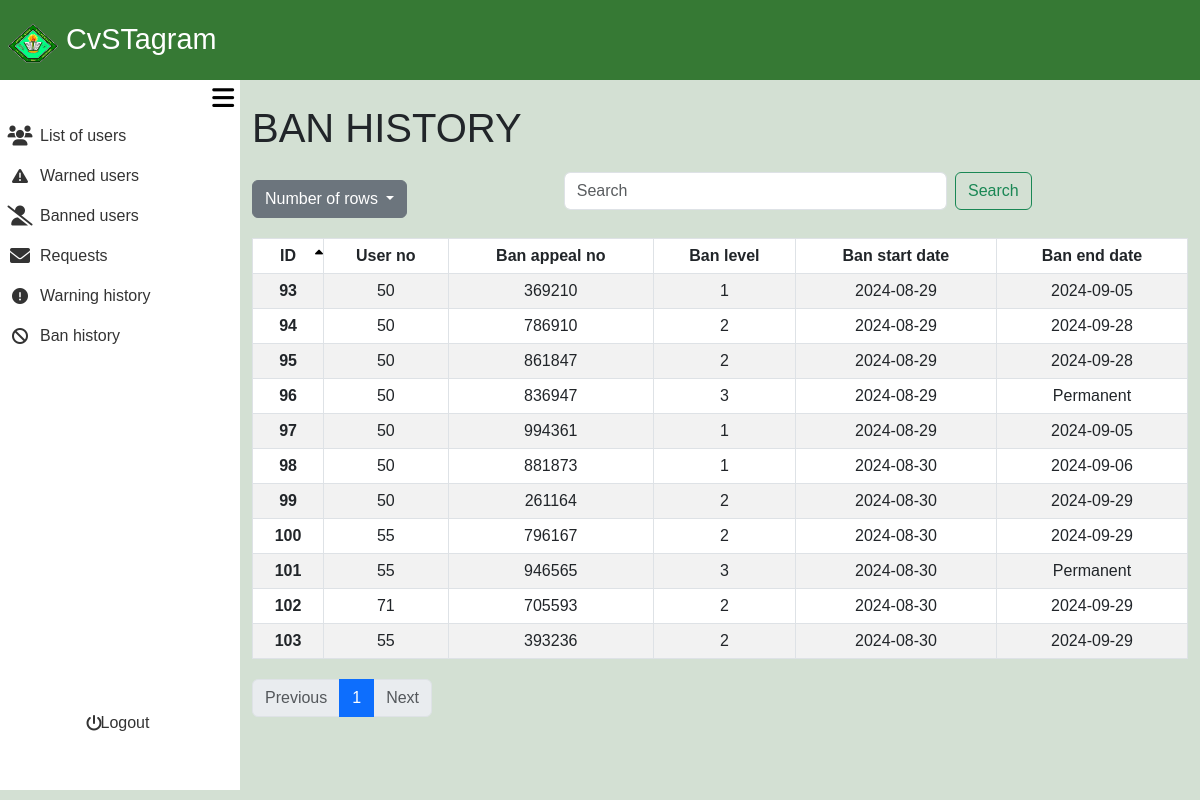
Page /admin_area/banned_user.php?rows=25&page=1 (signed in) on the earlier database version.
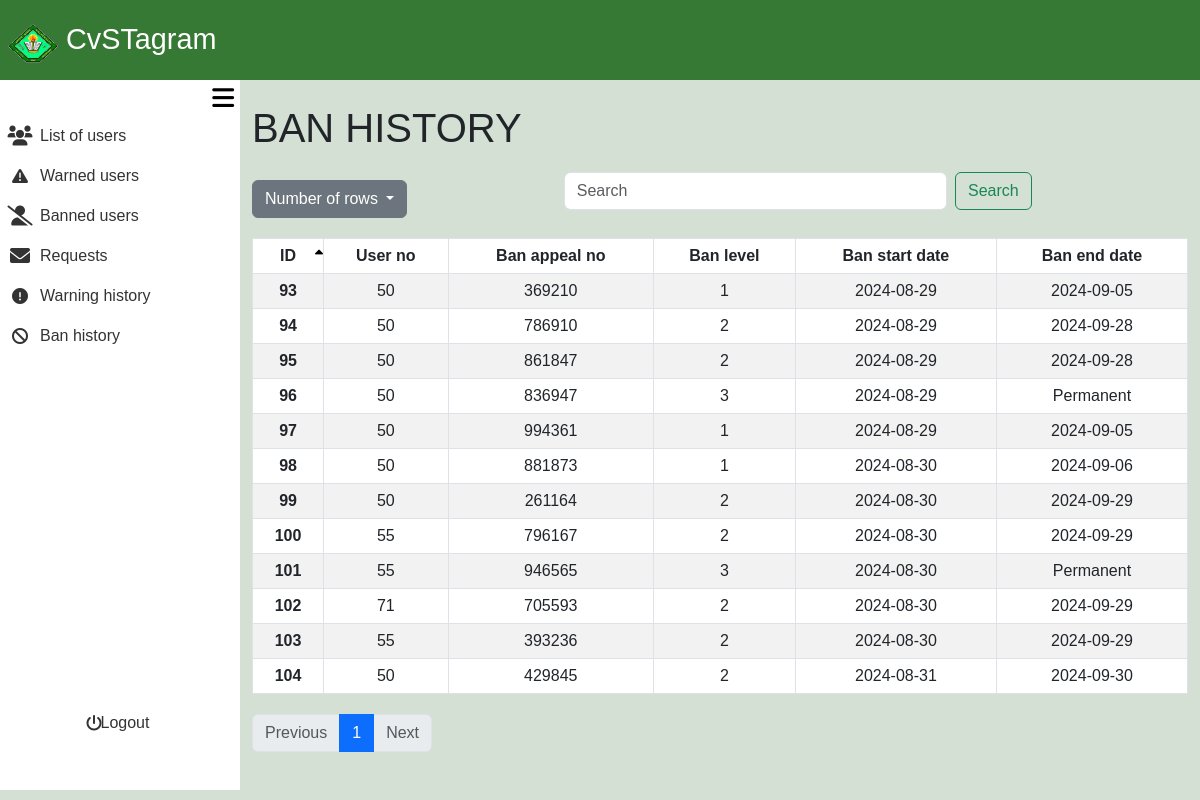
Same page on the later database version.
### tables this page shows
CREATE TABLE `user_bans` (
  `ban_id` int(11) NOT NULL,
  `user_no` int(11) NOT NULL,
  `ban_appeal_id` int(11) NOT NULL,
  `ban_level` int(11) NOT NULL,
  `ban_start_date` date NOT NULL,
  `ban_end_date` date DEFAULT NULL
);

### admin_area/banned_user.php (the view, shortened to what the changed rows need)
<?php
require_once '../include/connect.php';
require_once '../include/bootsrap.php';
?>
<!DOCTYPE html>
<html lang="en">
<head>
    <link rel="stylesheet" href="admin_dashbaord.css?v=<?php echo time(); ?>">
</head>
<body>
<div class="container-fluid screen">
        <div class="container-fluid content">
<?php
$search = isset($_GET['search']) ? trim($_GET['search']) : '';
$sort_column = isset($_GET['sort']) ? $_GET['sort'] : 'ban_id';
$sort_direction = isset($_GET['direction']) && $_GET['direction'] == 'desc' ? 'desc' : 'asc';
$rows_per_page = isset($_GET['rows']) ? intval($_GET['rows']) : 10;
$page = isset($_GET['page']) ? intval($_GET['page']) : 1;
$offset = ($page - 1) * $rows_per_page;
$searchFilter = !empty($search) ? " AND (ban_id LIKE '%$search%' OR user_no LIKE '%$search%' OR ban_appeal_id LIKE '%$search%' OR ban_start_date LIKE '%$search%' OR ban_end_date LIKE '%$search%')" : "";
$query = "SELECT ban_id, user_no, ban_appeal_id, ban_level, ban_start_date, ban_end_date from user_bans
WHERE 1=1 $searchFilter
               ORDER BY $sort_column $sort_direction
               LIMIT $rows_per_page OFFSET $offset";
$usersResult = $con->query($query);
$totalQuery = "SELECT COUNT(*) AS total FROM user_bans";
$totalResult = $con->query($totalQuery);
$totalRecords = $totalResult->fetch_assoc()['total'];
$totalPages = ceil($totalRecords / $rows_per_page);
?>
    <div class="container mt-4 ">
        <h1>BAN HISTORY</h1>
        <table class="table table-bordered table-striped">
        <thead>
            <tr>
                <th scope="col" class="sortable <?php echo ($sort_column == 'ban_id') ? ($sort_direction == 'asc' ? 'asc' : 'desc') : ''; ?>" onclick="sortTable('fname')">ID<i class="fa-solid fa-sort-up"></i><i class="fa-solid fa-sort-down"></i></th>
                <th scope="col" class="sortable <?php echo ($sort_column == 'user_no') ? ($sort_direction == 'asc' ? 'asc' : 'desc') : ''; ?>" onclick="sortTable('user_no')">User no</th>
                <th scope="col" class="sortable <?php echo ($sort_column == 'ban_appeal_id') ? ($sort_direction == 'asc' ? 'asc' : 'desc') : ''; ?>" onclick="sortTable('ban_appeal_id')">Ban appeal no<i class="fa-solid fa-sort-up"></i><i class="fa-solid fa-sort-down"></i></th>
                <th scope="col" class="sortable <?php echo ($sort_column == 'ban_level') ? ($sort_direction == 'asc' ? 'asc' : 'desc') : ''; ?>" onclick="sortTable('ban_level')">Ban level<i class="fa-solid fa-sort-up"></i><i class="fa-solid fa-sort-down"></i></th>
                <th scope="col" class="sortable <?php echo ($sort_column == 'ban_start_date') ? ($sort_direction == 'asc' ? 'asc' : 'desc') : ''; ?>" onclick="sortTable('ban_start_date')">Ban start date<i class="fa-solid fa-sort-up"></i><i class="fa-solid fa-sort-down"></i></th>
                <th scope="col" class="sortable <?php echo ($sort_column == 'ban_end_date') ? ($sort_direction == 'asc' ? 'asc' : 'desc') : ''; ?>" onclick="sortTable('ban_end_date')">Ban end date<i class="fa-solid fa-sort-up"></i><i class="fa-solid fa-sort-down"></i></th>
            </tr>
        </thead>
                <tbody>
                    <?php
                        if ($usersResult) {
                            while ($row = $usersResult->fetch_assoc()) {
                                echo "<tr>";
                                echo "<th scope='row'>" . htmlspecialchars($row['ban_id']) . "</th>";
                                echo "<td>" . htmlspecialchars($row['user_no']) . "</td>";
                                echo "<td>" . htmlspecialchars($row['ban_appeal_id']) . "</td>";
                                echo "<td>" . htmlspecialchars($row['ban_level']) . "</td>";
                                echo "<td>" . htmlspecialchars($row['ban_start_date']) . "</td>";
                                if($row['ban_end_date'] === NULL){
                                    echo "<td> Permanent </td>";
                                }else{
                                    echo "<td>" . htmlspecialchars($row['ban_end_date']) . "</td>";
                                }
                                echo "</tr>";
                            }
                        } else {
                            echo "No results found or an error occurred.";
                        }
                    ?>
                </tbody>
        </table>
        <nav aria-label="Page navigation">
            <ul class="pagination">
                <?php for ($i = 1; $i <= $totalPages; $i++): ?>
                    <li class="page-item <?php if ($i == $page) echo 'active'; ?>">
                        <a class="page-link" href="?rows=<?php echo $rows_per_page; ?>&page=<?php echo $i; ?>&sort=<?php echo $sort_column; ?>&direction=<?php echo $sort_direction; ?>"><?php echo $i; ?></a>
                    </li>
                <?php endfor; ?>
            </ul>
        </nav>
    </div>
        </div>
    </div>
</body>
</html>

Differences in the rows shown:
added user_bans: ban_id "104", user_no "50", ban_appeal "429845", ban_level "2", ban_start_date "2024-08-31", ban_end_date "2024-09-30"
